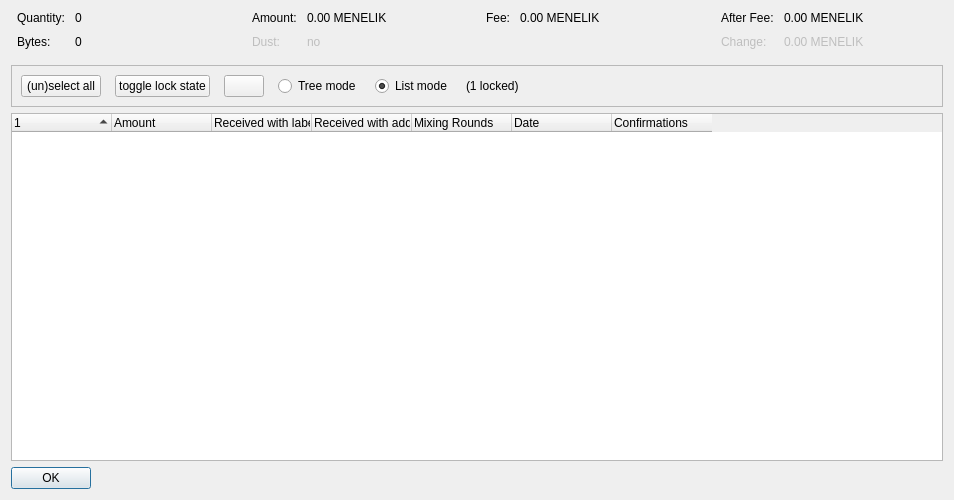
<?xml version="1.0" encoding="UTF-8"?>
<ui version="4.0">
 <class>CoinControlDialog</class>
 <widget class="QDialog" name="CoinControlDialog">
  <property name="geometry">
   <rect>
    <x>0</x>
    <y>0</y>
    <width>954</width>
    <height>500</height>
   </rect>
  </property>
  <property name="windowTitle">
   <string>Coin Selection</string>
  </property>
  <layout class="QVBoxLayout" name="verticalLayout">
   <item>
    <layout class="QHBoxLayout" name="horizontalLayoutTop" stretch="0,0,0,0">
     <property name="topMargin">
      <number>0</number>
     </property>
     <property name="bottomMargin">
      <number>10</number>
     </property>
     <item>
      <layout class="QFormLayout" name="formLayoutCoinControl1">
       <property name="horizontalSpacing">
        <number>10</number>
       </property>
       <property name="verticalSpacing">
        <number>10</number>
       </property>
       <property name="leftMargin">
        <number>6</number>
       </property>
       <property name="rightMargin">
        <number>6</number>
       </property>
       <item row="0" column="0">
        <widget class="QLabel" name="labelCoinControlQuantityText">
         <property name="text">
          <string>Quantity:</string>
         </property>
        </widget>
       </item>
       <item row="0" column="1">
        <widget class="QLabel" name="labelCoinControlQuantity">
         <property name="cursor">
          <cursorShape>IBeamCursor</cursorShape>
         </property>
         <property name="contextMenuPolicy">
          <enum>Qt::ActionsContextMenu</enum>
         </property>
         <property name="text">
          <string notr="true">0</string>
         </property>
         <property name="textInteractionFlags">
          <set>Qt::LinksAccessibleByMouse|Qt::TextSelectableByKeyboard|Qt::TextSelectableByMouse</set>
         </property>
        </widget>
       </item>
       <item row="1" column="0">
        <widget class="QLabel" name="labelCoinControlBytesText">
         <property name="text">
          <string>Bytes:</string>
         </property>
        </widget>
       </item>
       <item row="1" column="1">
        <widget class="QLabel" name="labelCoinControlBytes">
         <property name="cursor">
          <cursorShape>IBeamCursor</cursorShape>
         </property>
         <property name="contextMenuPolicy">
          <enum>Qt::ActionsContextMenu</enum>
         </property>
         <property name="text">
          <string notr="true">0</string>
         </property>
         <property name="textInteractionFlags">
          <set>Qt::LinksAccessibleByMouse|Qt::TextSelectableByKeyboard|Qt::TextSelectableByMouse</set>
         </property>
        </widget>
       </item>
      </layout>
     </item>
     <item>
      <layout class="QFormLayout" name="formLayoutCoinControl2">
       <property name="horizontalSpacing">
        <number>10</number>
       </property>
       <property name="verticalSpacing">
        <number>10</number>
       </property>
       <property name="leftMargin">
        <number>6</number>
       </property>
       <property name="rightMargin">
        <number>6</number>
       </property>
       <item row="0" column="0">
        <widget class="QLabel" name="labelCoinControlAmountText">
         <property name="text">
          <string>Amount:</string>
         </property>
        </widget>
       </item>
       <item row="0" column="1">
        <widget class="QLabel" name="labelCoinControlAmount">
         <property name="cursor">
          <cursorShape>IBeamCursor</cursorShape>
         </property>
         <property name="contextMenuPolicy">
          <enum>Qt::ActionsContextMenu</enum>
         </property>
         <property name="text">
          <string notr="true">0.00 MENELIK</string>
         </property>
         <property name="textInteractionFlags">
          <set>Qt::LinksAccessibleByMouse|Qt::TextSelectableByKeyboard|Qt::TextSelectableByMouse</set>
         </property>
        </widget>
       </item>
       <item row="1" column="0">
        <widget class="QLabel" name="labelCoinControlLowOutputText">
         <property name="enabled">
          <bool>false</bool>
         </property>
         <property name="text">
          <string>Dust:</string>
         </property>
        </widget>
       </item>
       <item row="1" column="1">
        <widget class="QLabel" name="labelCoinControlLowOutput">
         <property name="enabled">
          <bool>false</bool>
         </property>
         <property name="cursor">
          <cursorShape>IBeamCursor</cursorShape>
         </property>
         <property name="contextMenuPolicy">
          <enum>Qt::ActionsContextMenu</enum>
         </property>
         <property name="text">
          <string notr="true">no</string>
         </property>
         <property name="textInteractionFlags">
          <set>Qt::LinksAccessibleByMouse|Qt::TextSelectableByKeyboard|Qt::TextSelectableByMouse</set>
         </property>
        </widget>
       </item>
      </layout>
     </item>
     <item>
      <layout class="QFormLayout" name="formLayoutCoinControl3">
       <property name="horizontalSpacing">
        <number>10</number>
       </property>
       <property name="verticalSpacing">
        <number>10</number>
       </property>
       <property name="leftMargin">
        <number>6</number>
       </property>
       <property name="rightMargin">
        <number>6</number>
       </property>
       <item row="0" column="0">
        <widget class="QLabel" name="labelCoinControlFeeText">
         <property name="text">
          <string>Fee:</string>
         </property>
        </widget>
       </item>
       <item row="0" column="1">
        <widget class="QLabel" name="labelCoinControlFee">
         <property name="cursor">
          <cursorShape>IBeamCursor</cursorShape>
         </property>
         <property name="contextMenuPolicy">
          <enum>Qt::ActionsContextMenu</enum>
         </property>
         <property name="text">
          <string notr="true">0.00 MENELIK</string>
         </property>
         <property name="textInteractionFlags">
          <set>Qt::LinksAccessibleByMouse|Qt::TextSelectableByKeyboard|Qt::TextSelectableByMouse</set>
         </property>
        </widget>
       </item>
      </layout>
     </item>
     <item>
      <layout class="QFormLayout" name="formLayoutCoinControl4">
       <property name="horizontalSpacing">
        <number>10</number>
       </property>
       <property name="verticalSpacing">
        <number>10</number>
       </property>
       <property name="leftMargin">
        <number>6</number>
       </property>
       <property name="rightMargin">
        <number>6</number>
       </property>
       <item row="0" column="0">
        <widget class="QLabel" name="labelCoinControlAfterFeeText">
         <property name="text">
          <string>After Fee:</string>
         </property>
        </widget>
       </item>
       <item row="0" column="1">
        <widget class="QLabel" name="labelCoinControlAfterFee">
         <property name="cursor">
          <cursorShape>IBeamCursor</cursorShape>
         </property>
         <property name="contextMenuPolicy">
          <enum>Qt::ActionsContextMenu</enum>
         </property>
         <property name="text">
          <string notr="true">0.00 MENELIK</string>
         </property>
         <property name="textInteractionFlags">
          <set>Qt::LinksAccessibleByMouse|Qt::TextSelectableByKeyboard|Qt::TextSelectableByMouse</set>
         </property>
        </widget>
       </item>
       <item row="1" column="0">
        <widget class="QLabel" name="labelCoinControlChangeText">
         <property name="enabled">
          <bool>false</bool>
         </property>
         <property name="text">
          <string>Change:</string>
         </property>
        </widget>
       </item>
       <item row="1" column="1">
        <widget class="QLabel" name="labelCoinControlChange">
         <property name="enabled">
          <bool>false</bool>
         </property>
         <property name="cursor">
          <cursorShape>IBeamCursor</cursorShape>
         </property>
         <property name="contextMenuPolicy">
          <enum>Qt::ActionsContextMenu</enum>
         </property>
         <property name="text">
          <string notr="true">0.00 MENELIK</string>
         </property>
         <property name="textInteractionFlags">
          <set>Qt::LinksAccessibleByMouse|Qt::TextSelectableByKeyboard|Qt::TextSelectableByMouse</set>
         </property>
        </widget>
       </item>
      </layout>
     </item>
    </layout>
   </item>
   <item>
    <widget class="QFrame" name="frame">
     <property name="minimumSize">
      <size>
       <width>0</width>
       <height>40</height>
      </size>
     </property>
     <property name="frameShape">
      <enum>QFrame::StyledPanel</enum>
     </property>
     <property name="frameShadow">
      <enum>QFrame::Sunken</enum>
     </property>
     <layout class="QHBoxLayout" name="horizontalLayout">
      <item>
       <layout class="QHBoxLayout" name="horizontalLayoutPanel" stretch="0,0,0,0,0,0,0">
        <property name="spacing">
         <number>14</number>
        </property>
        <item>
         <widget class="QPushButton" name="pushButtonSelectAll">
          <property name="sizePolicy">
           <sizepolicy hsizetype="Maximum" vsizetype="Fixed">
            <horstretch>0</horstretch>
            <verstretch>0</verstretch>
           </sizepolicy>
          </property>
          <property name="text">
           <string>(un)select all</string>
          </property>
          <property name="autoDefault">
           <bool>false</bool>
          </property>
         </widget>
        </item>
        <item>
         <widget class="QPushButton" name="pushButtonToggleLock">
          <property name="sizePolicy">
           <sizepolicy hsizetype="Maximum" vsizetype="Fixed">
            <horstretch>0</horstretch>
            <verstretch>0</verstretch>
           </sizepolicy>
          </property>
          <property name="text">
           <string>toggle lock state</string>
          </property>
          <property name="autoDefault">
           <bool>false</bool>
          </property>
         </widget>
        </item>
        <item>
         <widget class="QPushButton" name="hideButton">
          <property name="sizePolicy">
           <sizepolicy hsizetype="Maximum" vsizetype="Fixed">
            <horstretch>0</horstretch>
            <verstretch>0</verstretch>
           </sizepolicy>
          </property>
          <property name="text">
           <string/>
          </property>
          <property name="autoDefault">
           <bool>false</bool>
          </property>
         </widget>
        </item>
        <item>
         <widget class="QRadioButton" name="radioTreeMode">
          <property name="sizePolicy">
           <sizepolicy hsizetype="Maximum" vsizetype="Fixed">
            <horstretch>0</horstretch>
            <verstretch>0</verstretch>
           </sizepolicy>
          </property>
          <property name="text">
           <string>Tree mode</string>
          </property>
         </widget>
        </item>
        <item>
         <widget class="QRadioButton" name="radioListMode">
          <property name="sizePolicy">
           <sizepolicy hsizetype="Maximum" vsizetype="Fixed">
            <horstretch>0</horstretch>
            <verstretch>0</verstretch>
           </sizepolicy>
          </property>
          <property name="text">
           <string>List mode</string>
          </property>
          <property name="checked">
           <bool>true</bool>
          </property>
         </widget>
        </item>
        <item>
         <widget class="QLabel" name="labelLocked">
          <property name="text">
           <string>(1 locked)</string>
          </property>
         </widget>
        </item>
        <item>
         <spacer name="horizontalSpacer">
          <property name="orientation">
           <enum>Qt::Horizontal</enum>
          </property>
          <property name="sizeHint" stdset="0">
           <size>
            <width>40</width>
            <height>20</height>
           </size>
          </property>
         </spacer>
        </item>
       </layout>
      </item>
     </layout>
    </widget>
   </item>
   <item>
    <widget class="CoinControlTreeWidget" name="treeWidget">
     <property name="contextMenuPolicy">
      <enum>Qt::CustomContextMenu</enum>
     </property>
     <property name="sortingEnabled">
      <bool>false</bool>
     </property>
     <property name="columnCount">
      <number>7</number>
     </property>
     <attribute name="headerShowSortIndicator" stdset="0">
      <bool>true</bool>
     </attribute>
     <attribute name="headerStretchLastSection">
      <bool>false</bool>
     </attribute>
     <column>
      <property name="text">
       <string/>
      </property>
     </column>
     <column>
      <property name="text">
       <string>Amount</string>
      </property>
     </column>
     <column>
      <property name="text">
       <string>Received with label</string>
      </property>
     </column>
     <column>
      <property name="text">
       <string>Received with address</string>
      </property>
     </column>
     <column>
      <property name="text">
       <string>Mixing Rounds</string>
      </property>
     </column>
     <column>
      <property name="text">
       <string>Date</string>
      </property>
     </column>
     <column>
      <property name="text">
       <string>Confirmations</string>
      </property>
      <property name="toolTip">
       <string>Confirmed</string>
      </property>
     </column>
    </widget>
   </item>
   <item>
    <widget class="QDialogButtonBox" name="buttonBox">
     <property name="sizePolicy">
      <sizepolicy hsizetype="Maximum" vsizetype="Fixed">
       <horstretch>0</horstretch>
       <verstretch>0</verstretch>
      </sizepolicy>
     </property>
     <property name="orientation">
      <enum>Qt::Horizontal</enum>
     </property>
     <property name="standardButtons">
      <set>QDialogButtonBox::Ok</set>
     </property>
    </widget>
   </item>
  </layout>
 </widget>
 <customwidgets>
  <customwidget>
   <class>CoinControlTreeWidget</class>
   <extends>QTreeWidget</extends>
   <header>qt/coincontroltreewidget.h</header>
  </customwidget>
 </customwidgets>
 <resources/>
 <connections/>
</ui>
